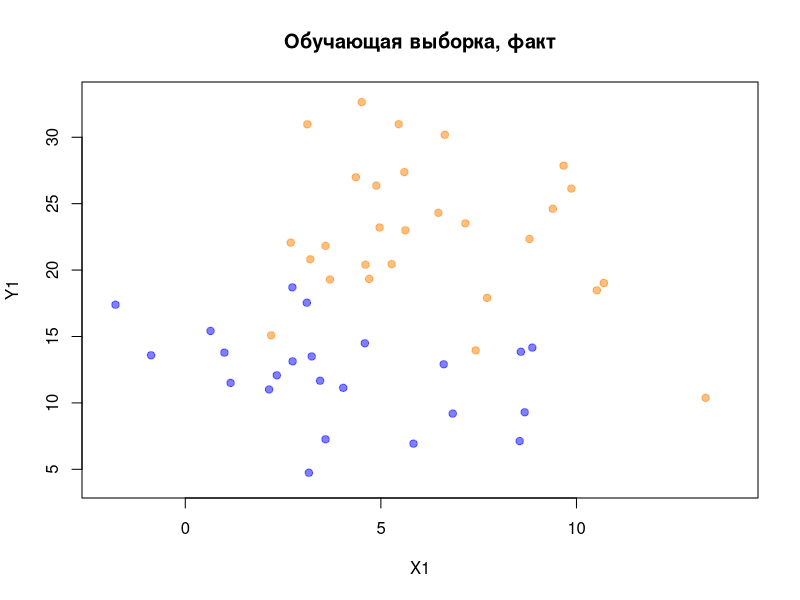
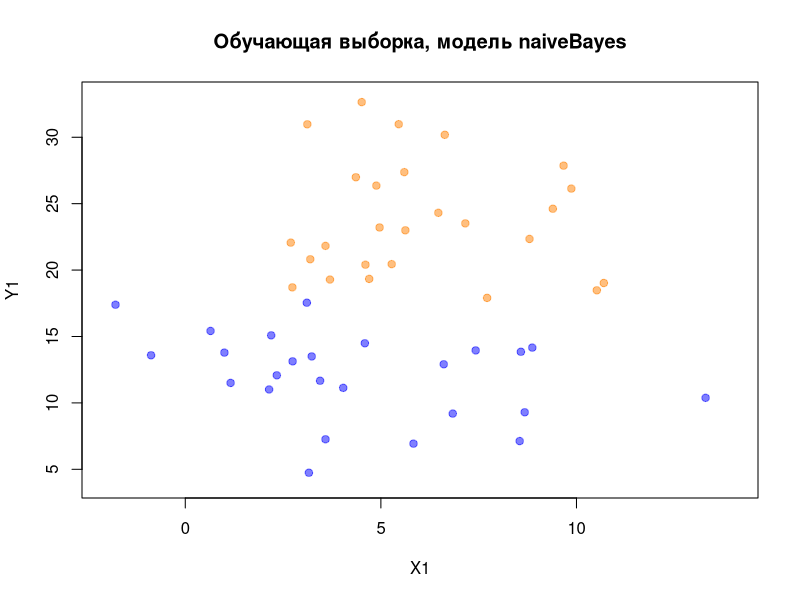
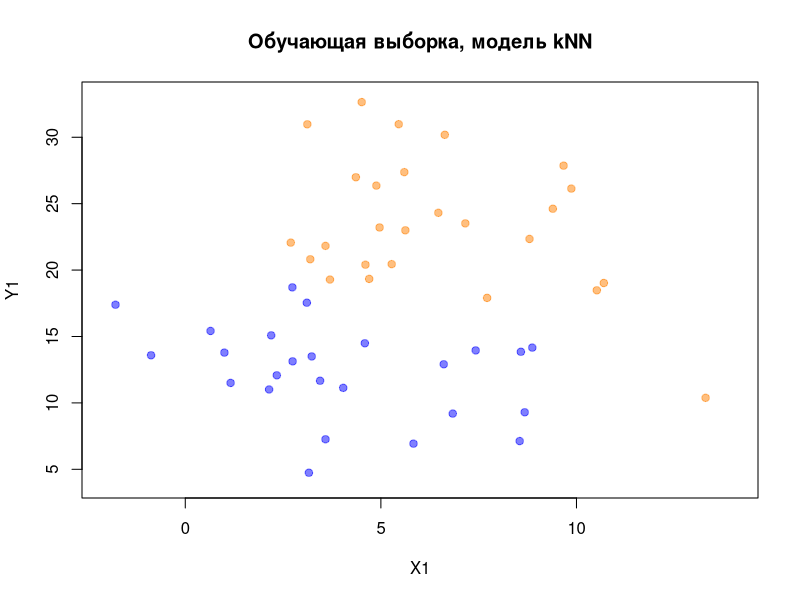

Here is the R script that generated these plots, in order:
## ---- chunk 1
knitr::opts_chunk$set(echo = TRUE)
## ---- chunk 2
library('mlbench')
library('class')
library('car')
library('class')
library('e1071')
library('MASS')

# ядро
my.seed <- 12345

# Данные примера 3 .............................................................
n <- 60               # наблюдений всего
train.percent <- 0.85  # доля обучающей выборки
# x-ы -- двумерные нормальные случайные величины
set.seed(my.seed)
class.0 <- mvrnorm(45, mu = c(5, 12), 
                   Sigma = matrix(c(7.5, 0, 0, 9.3), 2, 2, byrow = T))
set.seed(my.seed + 1)
class.1 <- mvrnorm(65, mu = c(7, 22), 
                   Sigma = matrix(c(6.2, 0, 0, 17), 2, 2, byrow = T))
# записываем x-ы в единые векторы (объединяем классы 0 и 1)
x1 <- c(class.0[, 1], class.1[, 1])
x2 <- c(class.0[, 2], class.1[, 2])
# фактические классы Y
y <- c(rep(0, nrow(class.0)), rep(1, nrow(class.1)))
# классы для наблюдений сетки
rules <- function(x1, x2){
  ifelse(x2 < 1.6*x1 + 19, 0, 1)
}
# Конец данных примера 3 .......................................................
# Отбираем наблюдения в обучающую выборку --------------------------------------
set.seed(my.seed)
inTrain <- sample(seq_along(x1), train.percent*n)
x1.train <- x1[inTrain]
x2.train <- x2[inTrain]
x1.test <- x1[-inTrain]
x2.test <- x2[-inTrain]
# используем истинные правила, чтобы присвоить фактические классы
y.train <- y[inTrain]
y.test <- y[-inTrain]
# фрейм с обучающей выборкой
df.train.1 <- data.frame(x1 = x1.train, x2 = x2.train, y = y.train)
# фрейм с тестовой выборкой
df.test.1 <- data.frame(x1 = x1.test, x2 = x2.test)
## ---- chunk 3
# Рисуем обучающую выборку графике ---------------------------------------------
# для сетки (истинных областей классов): целочисленные значения x1, x2
x1.grid <- rep(seq(floor(min(x1)), ceiling(max(x1)), by = 1),
               ceiling(max(x2)) - floor(min(x2)) + 1)
x2.grid <- rep(seq(floor(min(x2)), ceiling(max(x2)), by = 1),
               each = ceiling(max(x1)) - floor(min(x1)) + 1)
# классы для наблюдений сетки
y.grid <- rules(x1.grid, x2.grid)
# фрейм для сетки
df.grid.1 <- data.frame(x1 = x1.grid, x2 = x2.grid, y = y.grid)
# цвета для графиков
cls <- c('blue', 'orange')
cls.t <- c(rgb(0, 0, 1, alpha = 0.5), rgb(1,0.5,0, alpha = 0.5))
# график истинных классов
plot(df.grid.1$x1, df.grid.1$x2, 
     pch = ' ', col = cls[df.grid.1[, 'y'] + 1],
     xlab = 'X1', ylab = 'Y1',
     main = 'Обучающая выборка, факт')
# точки фактических наблюдений
points(df.train.1$x1, df.train.1$x2,
       pch = 21, bg = cls.t[df.train.1[, 'y'] + 1], 
       col = cls.t[df.train.1[, 'y'] + 1])
## ---- chunk 4
# Байесовский классификатор ----------------------------------------------------
#  наивный байес: непрерывные объясняющие переменные
# строим модель
nb <- naiveBayes(y ~ ., data = df.train.1)
# получаем модельные значения на обучающей выборке как классы
y.nb.train <- ifelse(predict(nb, df.train.1[, -3], 
                             type = "raw")[, 2] > 0.5, 1, 0)
# график истинных классов
plot(df.grid.1$x1, df.grid.1$x2, 
     pch = ' ',  col = cls[df.grid.1[, 'y'] + 1], 
     xlab = 'X1', ylab = 'Y1',
     main = 'Обучающая выборка, модель naiveBayes')
# точки наблюдений, предсказанных по модели
points(df.train.1$x1, df.train.1$x2, 
       pch = 21, bg = cls.t[y.nb.train + 1], 
       col = cls.t[y.nb.train + 1])
## ---- chunk 5
# матрица неточностей на обучающей выборке
tbl <- table(y.train, y.nb.train)
# точность, или верность (Accuracy)
Acc <- sum(diag(tbl)) / sum(tbl)
Acc
# прогноз на тестовую выборку
y.nb.test <- ifelse(predict(nb, df.test.1, type = "raw")[, 2] > 0.5, 1, 0)
# матрица неточностей на тестовой выборке
tbl1 <- table(y.test, y.nb.test)
# точность, или верность (Accuracy)
Acc1 <- sum(diag(tbl1)) / sum(tbl1)
Acc1
## ---- chunk 6
# Метод kNN --------------------------------------------------------------------
#  k = 3
# строим модель и делаем прогноз
y.knn.train <- knn(train = scale(df.train.1[, -3]), 
                   test = scale(df.train.1[, -3]),
                   cl = df.train.1$y, k = 3)
# график истинных классов
plot(df.grid.1$x1, df.grid.1$x2, 
     pch = ' ', col = cls[df.grid.1[, 'y'] + 1],
     xlab = 'X1', ylab = 'Y1',
     main = 'Обучающая выборка, модель kNN')
# точки наблюдений, предсказанных по модели
points(df.train.1$x1, df.train.1$x2, 
       pch = 21, bg = cls.t[as.numeric(y.knn.train)], 
       col = cls.t[as.numeric(y.knn.train)])
## ---- chunk 7
# матрица неточностей на обучающей выборке
tbl2 <- table(y.train, y.knn.train)
# точность (Accuracy)
Acc2 <- sum(diag(tbl2)) / sum(tbl2)
Acc2
# прогноз на тестовую выборку
y.knn.test <- knn(train = scale(df.train.1[, -3]), 
                  test = scale(df.test.1[, -3]),
                  cl = df.train.1$y, k = 3)
# матрица неточностей на тестовой выборке
tbl3 <- table(y.test, y.knn.test)
# точность (Accuracy)
Acc3 <- sum(diag(tbl3)) / sum(tbl3)
Acc3
## ---- chunk 8
TPR=TPR=tbl2[2,2]/(tbl2[2,2]+tbl2[2,1]) 
TPR 
## ---- chunk 9
SPC=tbl2[1,1]/(tbl2[2,1]+tbl2[1,1]) 
SPC 
## ---- chunk 10
PPV=tbl2[2,2]/(tbl2[2,2]+tbl2[2,1]) 
PPV 
NPV=tbl2[1,1]/(tbl2[1,2]+tbl2[1,1])
NPV 
## ---- chunk 11
FNR=1-TPR 
FNR 
FPR=1-SPC 
FPR 
FDR=1-PPV 
FDR 
## ---- chunk 12
MCC=(tbl2[2,2]*tbl2[1,1]-tbl2[2,1]*tbl2[1,2])/(((tbl2[2,2]+tbl2[2,1])*(tbl2[2,2]+tbl2[1,2])*(tbl2[1,1]+tbl2[2,1])*(tbl2[1,1]+tbl2[1,2]))^(1/2))
MCC 

